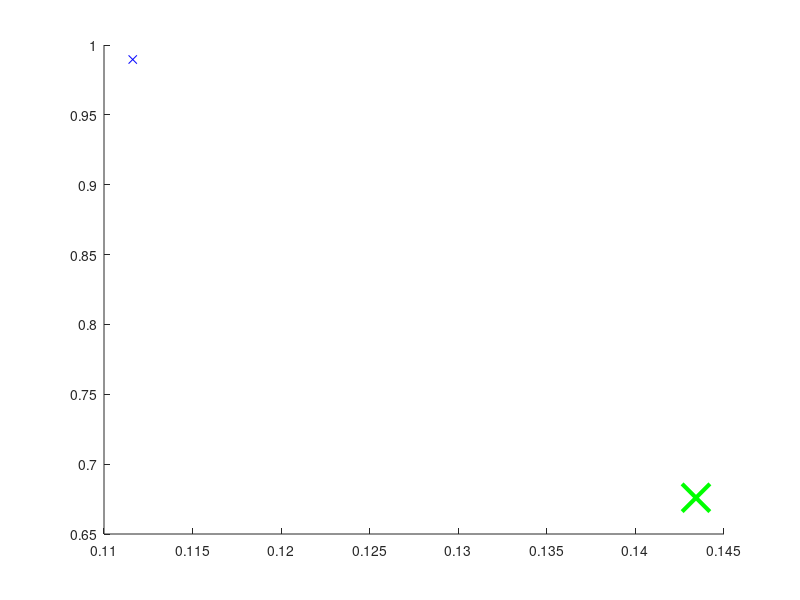

The MATLAB source for this figure: (Note: this script raises an error after producing the figure.)
function rrt_basic

figure(1); clf; hold on;
x_start = rand(2,1);
x_goal = rand(2,1);
plot(x_start(1),x_start(2),'bx',x_goal(1),x_goal(2),'gx','MarkerSize',20,'LineWidth',3);

prob = MotionPlanningProblem(2);
options.max_edge_length = .1;
xtraj = prob.rrt(x_start,x_goal,.05,@uniformSamples,options);

fnplt(xtraj);

end

function xs = uniformSamples
xs = rand(2,1);
end
